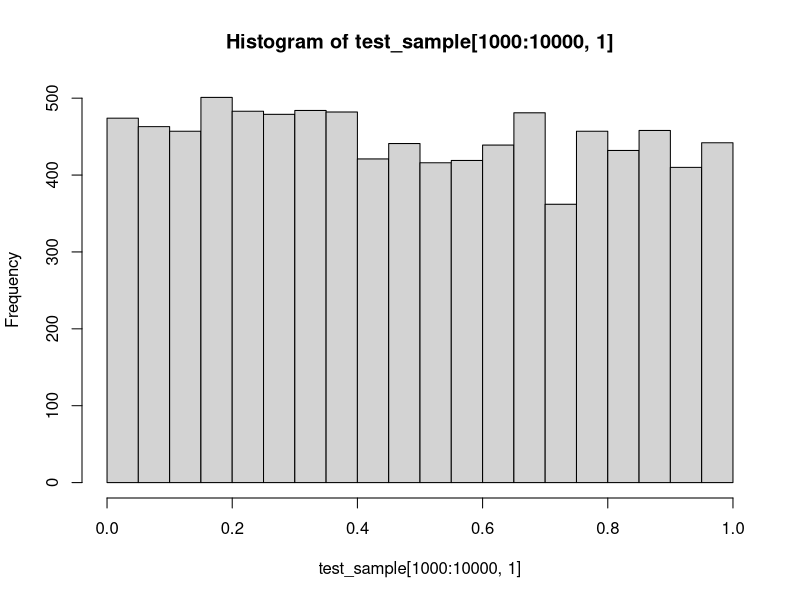

Write the R code that produced this figure.
## This script illustrates the Metropolis-Hastings algorithm for
## approximating the posterior distribution of the time of infection
## in a simple SIS model
## Author: Vladimir N. Minin
## last update: 07/16/2017

sis_log_like = function(inf_time, inf_rate, clear_rate, total_time){
 return(log(inf_rate) - inf_rate*inf_time - clear_rate*(total_time-inf_time))
}

sis_proposal = function(cur_inf_time, total_time, win_half_len){
   
  new_inf_time = cur_inf_time + runif(1,-win_half_len, win_half_len)
   
  if (new_inf_time < 0){
     new_inf_time = - new_inf_time
  }else{
    if (new_inf_time > total_time){
      new_inf_time = 2*total_time - new_inf_time 
    }
  }
   
  return(new_inf_time)
}


inf_time_mcmc = function(start_inf_time, inf_rate, clear_rate, total_time, win_half_len, chain_len){
  
  result_mat = matrix(0, chain_len, 3)
  colnames(result_mat) = c("inf_time", "log_like", "acc_ind")
  
  cur_inf_time= start_inf_time
  result_mat[1,1] = start_inf_time
  result_mat[1,2] = sis_log_like(start_inf_time, inf_rate, clear_rate, total_time)
  
  for (i in 2:chain_len){
    prop_inf_time = sis_proposal(cur_inf_time, total_time, win_half_len)
    
    mh_log_ratio = sis_log_like(prop_inf_time, inf_rate, clear_rate, total_time) - 
      sis_log_like(cur_inf_time, inf_rate, clear_rate, total_time)
    
    
    if (log(runif(1)) < mh_log_ratio){
      result_mat[i,1] = prop_inf_time
      result_mat[i,2] = sis_log_like(prop_inf_time, inf_rate, clear_rate, total_time)
      result_mat[i,3] = 1
      
      cur_inf_time = prop_inf_time
    }else{
      result_mat[i,1] = cur_inf_time
      result_mat[i,2] = sis_log_like(cur_inf_time, inf_rate, clear_rate, total_time)
    }
  }
  
  return(result_mat)
}

## run the above functions

test_sample = inf_time_mcmc(start_inf_time=0.1, inf_rate=0.1, clear_rate=0.2, total_time=1.0, win_half_len=0.2, chain_len=10000)

summary(test_sample[1000:10000,])

hist(test_sample[1000:10000,1])
